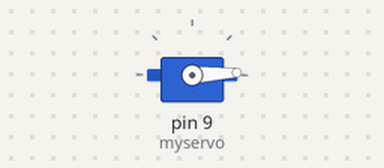
Simulated run of this sketch. Board: Arduino Uno, built with avr-gcc and run on an emulated ATmega328P. Shown: servo.

Above: at 0.05 s.
At 1.3 s:
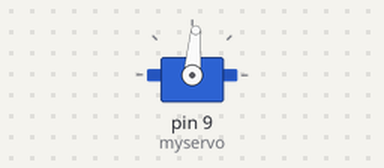
At 2.6 s:
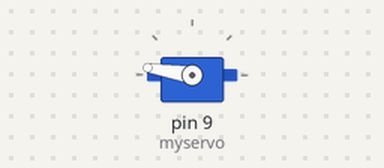
At 5.2 s:
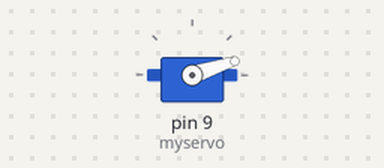
Timing chart, 0 to 7.1 s (numbered marks = the images above):
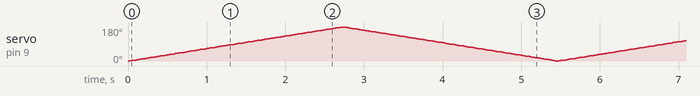

The sketch:

Lab3_servo.ino
```cpp
#include <Arduino.h>
#include <Servo.h>

Servo myservo;  // create Servo object to control a servo
int pos = 0;    // variable to store the servo position

void setup() {
  // put your setup code here, to run once:
  myservo.attach(9);  // attaches the servo on pin 9 to the Servo object
}

void loop() {
  // put your main code here, to run repeatedly:
  for (pos = 0; pos <= 180; pos += 1) { // goes from 0 degrees to 180 degrees
    // in steps of 1 degree
    myservo.write(pos);              // tell servo to go to position in variable 'pos'
    delay(15);                       // waits 15 ms for the servo to reach the position
   }
   for (pos = 180; pos >= 0; pos -= 1) { // goes from 180 degrees to 0 degrees
     myservo.write(pos);              // tell servo to go to position in variable 'pos'
     delay(15);                       // waits 15 ms for the servo to reach the position
   }                // Wait 250 milliseconds (OFF duration)
}
```
